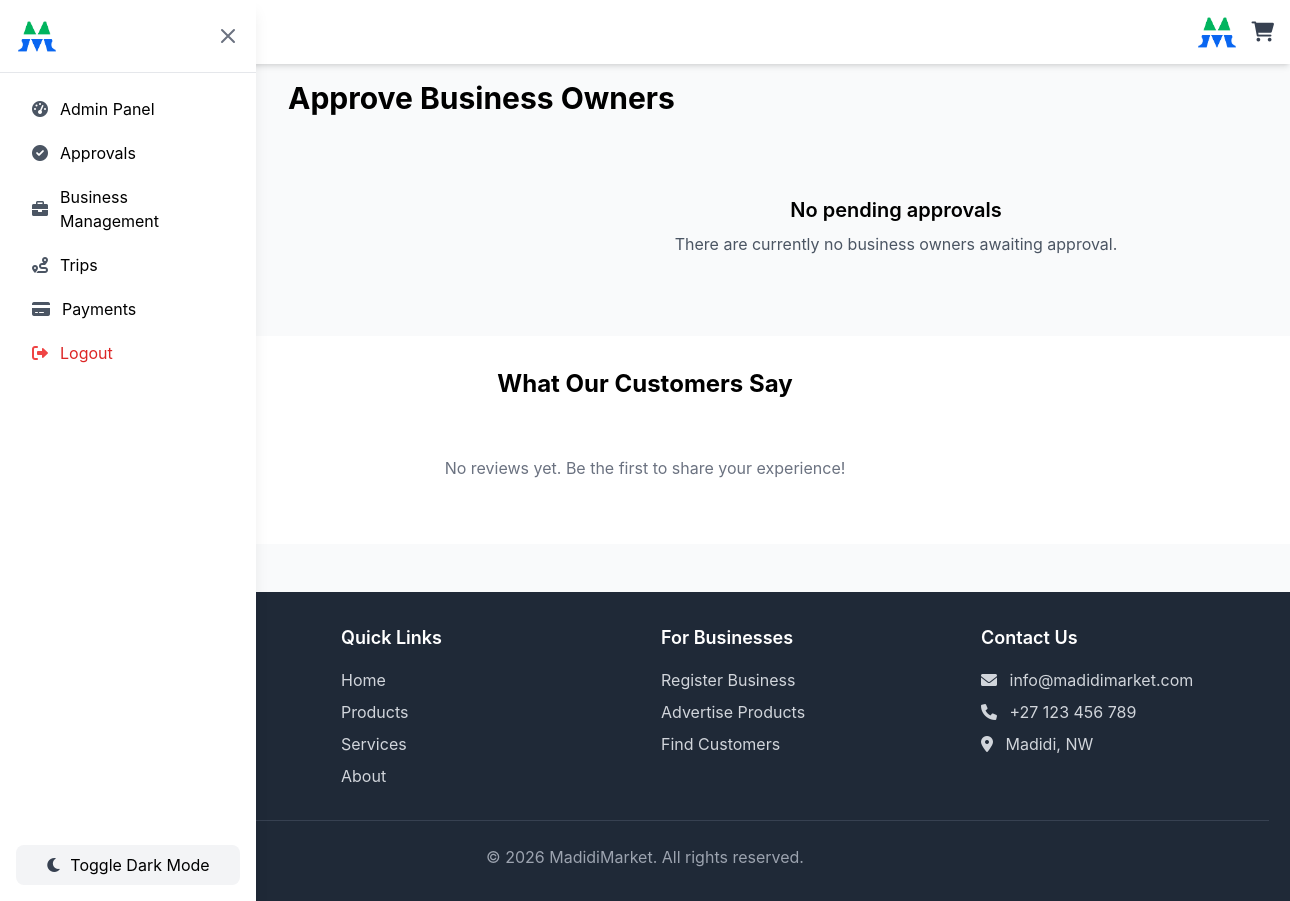
Page /admin-panel/approve-business/ (signed in) on the earlier database version.
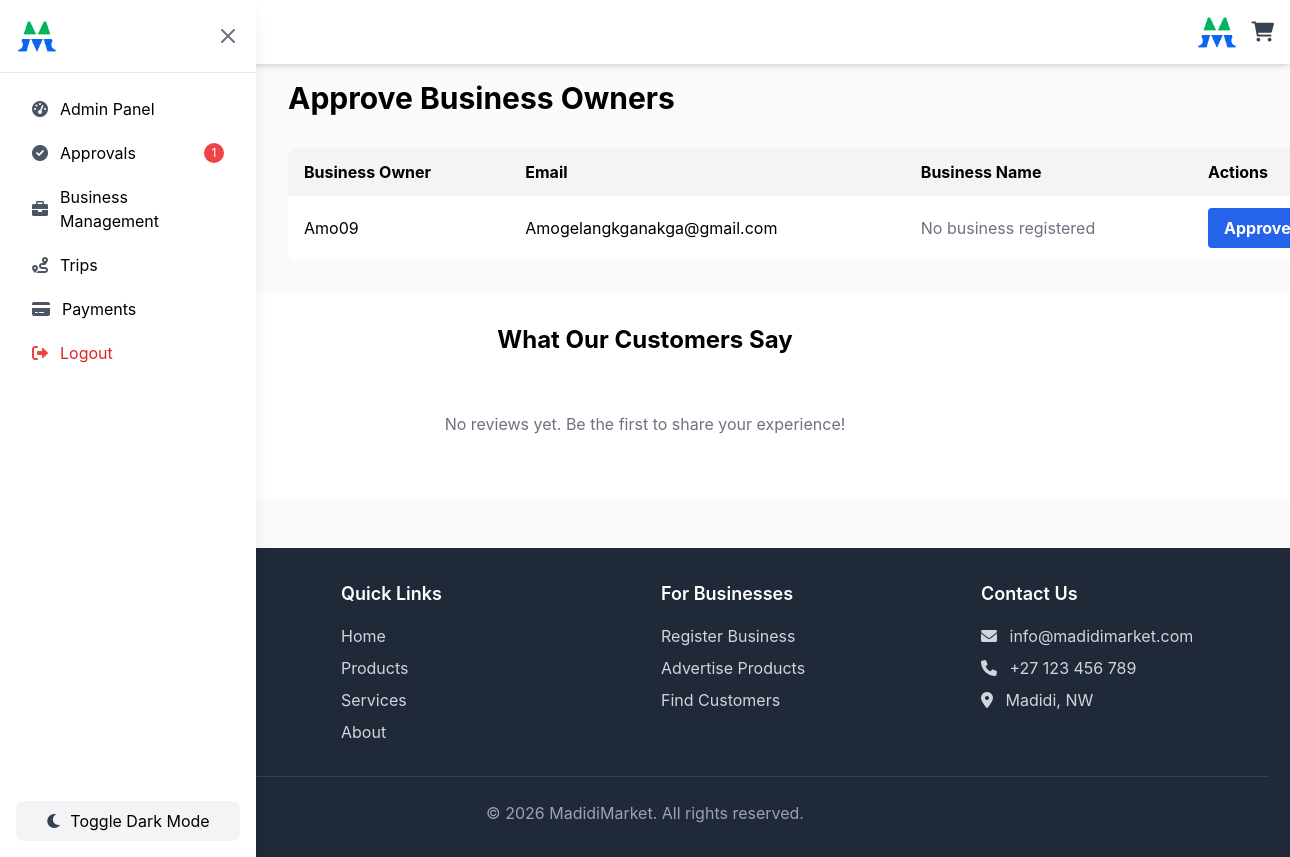
Same page on the later database version.
### marketplace/models.py (models this page shows, shortened)
class UserProfile(models.Model):
    USER_TYPE_CHOICES = [
        ('client', 'Client'),
        ('business_owner', 'Business Owner'),
        ('admin', 'Admin'),
    ]
    user = models.OneToOneField(User, on_delete=models.CASCADE)
    user_type = models.CharField(max_length=20, choices=USER_TYPE_CHOICES, default='client')
    phone_number = models.CharField(max_length=15, blank=True)
    address = models.TextField(blank=True)
    is_approved = models.BooleanField(default=False)  # For business owners
    created_at = models.DateTimeField(auto_now_add=True)
    updated_at = models.DateTimeField(auto_now=True)

### marketplace/views.py (the view, shortened to what this page needs)
# urls.py: path('admin-panel/approve-business/', views.admin_approve_business, name='admin_approve_business'),
@login_required
def admin_approve_business(request):
    if not request.user.is_staff:
        messages.error(request, 'Access denied. Admin privileges required.')
        return redirect('marketplace:home')
    pending_businesses = UserProfile.objects.filter(
        user_type='business_owner',
        is_approved=False
    ).select_related('user').prefetch_related('user__businesses')
    context = {
        'pending_businesses': pending_businesses,
    }
    return render(request, 'marketplace/admin_approve_business.html', context)

### marketplace/templates/marketplace/admin_approve_business.html (shortened to what this page needs)
{% extends 'marketplace/base.html' %}
{% load static %}
{% block content %}
<div class="container mx-auto px-4">
    <h1 class="text-3xl font-bold mb-8">Approve Business Owners</h1>
    {% if pending_businesses %}
        <div class="overflow-x-auto">
            <table class="min-w-full bg-white rounded-lg overflow-hidden">
                <thead class="bg-gray-100">
                    <tr>
                        <th class="py-3 px-4 text-left">Business Owner</th>
                        <th class="py-3 px-4 text-left">Email</th>
                        <th class="py-3 px-4 text-left">Business Name</th>
                        <th class="py-3 px-4 text-left">Actions</th>
                    </tr>
                </thead>
                <tbody class="divide-y divide-gray-200">
                    {% for profile in pending_businesses %}
                        <tr>
                            <td class="py-3 px-4">{{ profile.user.username }}</td>
                            <td class="py-3 px-4">{{ profile.user.email }}</td>
                            <td class="py-3 px-4">
                                {% with business=profile.user.businesses.all.first %}
                                    {% if business %}
                                        {{ business.name }}
                                    {% else %}
                                        <span class="text-gray-500">No business registered</span>
                                    {% endif %}
                                {% endwith %}
                            </td>
                            <td class="py-3 px-4">
                                <form method="post" class="inline-block" onsubmit="return confirm('Are you sure you want to approve this business owner?');">
                                    <button type="submit" class="btn-primary mr-2">Approve</button>
                                </form>
                            </td>
                        </tr>
                    {% endfor %}
                </tbody>
            </table>
        </div>
    {% else %}
        <div class="text-center py-12">
            <h3 class="text-xl font-semibold mb-2">No pending approvals</h3>
            <p class="text-gray-600">There are currently no business owners awaiting approval.</p>
        </div>
    {% endif %}
</div>
{% endblock %}

### marketplace/templates/marketplace/base.html (shortened to what this page needs)
{% load static %}
<!DOCTYPE html>
<html lang="en">
<head>
    <script src="https://cdn.tailwindcss.com"></script>
    <link rel="stylesheet" href="https://cdnjs.cloudflare.com/ajax/libs/font-awesome/6.0.0/css/all.min.css">
    <link rel="stylesheet" type="text/css" href="{% static 'css/output.css' %}">
</head>
<body class="bg-gray-50">
    <div id="sidebar" class="fixed inset-y-0 left-0 z-50 w-64 bg-white shadow-lg transform -translate-x-full lg:translate-x-0 transition-all duration-300 ease-in-out">
        <div class="flex items-center justify-between p-4 border-b">
            <a href="{% url 'marketplace:client_dashboard' %}">
                <img src="{% static 'images/Madidi Market.png' %}" alt="MadidiMarket Logo" class="h-10 w-auto">
            </a>
            <button id="close-sidebar" class="text-gray-500 hover:text-gray-700 lg:block">
                <svg class="w-6 h-6" fill="none" stroke="currentColor" viewBox="0 0 24 24">
                    <path stroke-linecap="round" stroke-linejoin="round" stroke-width="2" d="M6 18L18 6M6 6l12 12" />
                </svg>
            </button>
        </div>
        <div class="p-4">
            <nav class="space-y-1">
                {% if user.is_authenticated %}
                    {% if user.userprofile.user_type == 'business_owner' and user.userprofile.is_approved %}
                        <a href="{% url 'marketplace:toggle_dashboard_view' %}" class="flex items-center px-4 py-2 rounded-lg bg-blue-100 text-blue-700 hover:bg-blue-200 transition">
                            <i class="fas fa-sync-alt mr-3 text-blue-600"></i> Switch Dashboard
                        </a>
                        <a href="{% url 'marketplace:logout' %}" class="flex items-center px-4 py-2 rounded-lg text-red-600 hover:bg-red-50 transition">
                            <i class="fas fa-sign-out-alt mr-3 text-red-500"></i> Logout
                        </a>
                    {% elif user.is_staff or user.userprofile.user_type == 'admin' %}
                        <a href="{% url 'marketplace:admin_dashboard' %}" class="flex items-center px-4 py-2 rounded-lg hover:bg-gray-100 transition">
                            <i class="fas fa-tachometer-alt mr-3 text-gray-600"></i> Admin Panel
                        </a>
                        <a href="{% url 'marketplace:admin_approve_business' %}" class="flex items-center px-4 py-2 rounded-lg hover:bg-gray-100 transition relative">
                            <i class="fas fa-check-circle mr-3 text-gray-600"></i> Approvals
                            {% if pending_approvals_count > 0 %}
                                <span class="absolute right-4 bg-red-500 text-white text-xs rounded-full h-5 w-5 flex items-center justify-center">
                                    {{ pending_approvals_count }}
                                </span>
                            {% endif %}
                        </a>
                        <a href="{% url 'marketplace:admin_manage_businesses' %}" class="flex items-center px-4 py-2 rounded-lg hover:bg-gray-100 transition">
                            <i class="fas fa-briefcase mr-3 text-gray-600"></i> Business Management
                        </a>
                        <a href="{% url 'marketplace:admin_manage_shopping_trips' %}" class="flex items-center px-4 py-2 rounded-lg hover:bg-gray-100 transition">
                            <i class="fas fa-route mr-3 text-gray-600"></i> Trips
                        </a>
                        <a href="{% url 'marketplace:admin_manage_payments' %}" class="flex items-center px-4 py-2 rounded-lg hover:bg-gray-100 transition">
                            <i class="fas fa-credit-card mr-3 text-gray-600"></i> Payments
                        </a>
                        <a href="{% url 'marketplace:logout' %}" class="flex items-center px-4 py-2 rounded-lg text-red-600 hover:bg-red-50 transition">
                            <i class="fas fa-sign-out-alt mr-3 text-red-500"></i> Logout
                        </a>
                        {% endif %}
                    {% endif %}
            </nav>
        </div>
        <div class="absolute bottom-4 left-4 right-4">
            <button id="dark-mode-toggle" class="w-full p-2 rounded-lg bg-gray-100 hover:bg-gray-200 flex items-center justify-center">
                <i class="fas fa-moon mr-2 text-gray-700"></i> Toggle Dark Mode
            </button>
        </div>
    </div>
    <nav class="bg-white shadow-md px-4 py-3 fixed top-0 left-0 right-0 z-30">
        <div class="flex items-center justify-between">
            <button id="sidebar-toggle" class="focus:outline-none">
            </button>
            <a href="{% url 'marketplace:client_dashboard' %}" class="hidden lg:block">
                <img src="{% static 'images/Madidi Market.png' %}" alt="MadidiMarket Logo" class="h-10 w-auto">
            </a>
            {% if user.is_authenticated %}
                <a href="{% url 'marketplace:view_cart' %}" class="relative ml-4">
                    <i class="fas fa-shopping-cart text-gray-700 text-xl"></i>
                </a>
            {% endif %}
        </div>
    </nav>
    <div class="h-16"></div>
    <main class="container mx-auto px-4 py-8 pt-4 transition-all duration-300 ml-0 lg:ml-64">
        {% block content %}
        {% endblock %}
    </main>
    <section class="bg-white py-8">
        <div class="container mx-auto px-4">
            <h2 class="text-2xl font-bold mb-6 text-center">What Our Customers Say</h2>
            <div class="grid grid-cols-1 md:grid-cols-2 lg:grid-cols-3 gap-6">
                {% for review in recent_reviews|slice:":6" %}
                <div class="border rounded-lg p-4 bg-gray-50">
                    <div class="flex justify-between items-start">
                        <div>
                            <div class="font-medium">{{ review.reviewer.username }}</div>
                            <div class="flex items-center mt-1">
                                {% for i in "12345" %}
                                    {% if forloop.counter <= review.rating %}
                                        <svg class="w-5 h-5 text-yellow-400" fill="currentColor" viewBox="0 0 20 20">
                                            <path d="M9.049 2.927c.3-.921 1.603-.921 1.902 0l1.07 3.292a1 1 0 00.95.69h3.462c.969 0 1.371 1.24.588 1.81l-2.8 2.034a1 1 0 00-.364 1.118l1.07 3.292c.3.921-.755 1.688-1.54 1.118l-2.8-2.034a1 1 0 00-1.175 0l-2.8 2.034c-.784.57-1.838-.197-1.539-1.118l1.07-3.292a1 1 0 00-.364-1.118L2.98 8.72c-.783-.57-.38-1.81.588-1.81h3.461a1 1 0 00.951-.69l1.07-3.292z" />
                                        </svg>
                                    {% else %}
                                        <svg class="w-5 h-5 text-gray-300" fill="currentColor" viewBox="0 0 20 20">
                                            <path d="M9.049 2.927c.3-.921 1.603-.921 1.902 0l1.07 3.292a1 1 0 00.95.69h3.462c.969 0 1.371 1.24.588 1.81l-2.8 2.034a1 1 0 00-.364 1.118l1.07 3.292c.3.921-.755 1.688-1.54 1.118l-2.8-2.034a1 1 0 00-1.175 0l-2.8 2.034c-.784.57-1.838-.197-1.539-1.118l1.07-3.292a1 1 0 00-.364-1.118L2.98 8.72c-.783-.57-.38-1.81.588-1.81h3.461a1 1 0 00.951-.69l1.07-3.292z" />
                                        </svg>
                                    {% endif %}
                                {% endfor %}
                            </div>
                        </div>
                        <div class="flex items-center space-x-2">
                            {% if user.is_authenticated %}
                                <button type="button"
                                        class="text-sm text-gray-600 like-button"
                                        data-review-id="{{ review.id }}"
                                        data-action="like">
                                    👍 <span class="like-count">{{ review.num_likes }}</span>
                                </button>
                                <button type="button"
                                        class="text-sm text-gray-600 dislike-button"
                                        data-review-id="{{ review.id }}"
                                        data-action="dislike">
                                    👎 <span class="dislike-count">{{ review.num_dislikes }}</span>
                                </button>
                            {% else %}
                                <span class="text-sm text-gray-600">👍 {{ review.num_likes }}</span>
                                <span class="text-sm text-gray-600">👎 {{ review.num_dislikes }}</span>
                            {% endif %}
                        </div>
                    </div>
                    <p class="mt-2 text-gray-700">{{ review.comment }}</p>
                    {% if review.business %}
                    <div class="mt-2 text-sm text-gray-500">
                        Reviewed: <span class="font-medium">{{ review.business.name }}</span>
                    </div>
                    {% endif %}
                </div>
                {% empty %}
                <div class="col-span-full text-center text-gray-500 py-8">
                    No reviews yet. Be the first to share your experience!
                </div>
                {% endfor %}
            </div>
        </div>
    </section>
    <footer class="footer">
        <div class="container mx-auto px-4">
            <div class="grid grid-cols-1 md:grid-cols-4 gap-8">
                <div>
                    <h3 class="text-lg font-semibold mb-4">MadidiMarket</h3>
                    <p class="text-gray-300">Connecting businesses and customers in Madidi.</p>
                </div>
                <div>
                    <h4 class="text-lg font-semibold mb-4">Quick Links</h4>
                    <ul class="space-y-2">
                        <li><a href="{% url 'marketplace:home' %}" class="text-gray-300 hover:text-white">Home</a></li>
                        <li><a href="{% url 'marketplace:product_list' %}" class="text-gray-300 hover:text-white">Products</a></li>
                        <li><a href="{% url 'marketplace:service_list' %}" class="text-gray-300 hover:text-white">Services</a></li>
                        <li><a href="{% url 'marketplace:about' %}" class="text-gray-300 hover:text-white">About</a></li>
                    </ul>
                </div>
                <div>
                    <h4 class="text-lg font-semibold mb-4">For Businesses</h4>
                    <ul class="space-y-2">
                        <li><a href="{% url 'marketplace:business_register' %}" class="text-gray-300 hover:text-white">Register Business</a></li>
                        <li><a href="#" class="text-gray-300 hover:text-white">Advertise Products</a></li>
                        <li><a href="#" class="text-gray-300 hover:text-white">Find Customers</a></li>
                    </ul>
                </div>
                <div>
                    <h4 class="text-lg font-semibold mb-4">Contact Us</h4>
                    <ul class="space-y-2">
                        <li class="text-gray-300"><i class="fas fa-envelope mr-2"></i> info@madidimarket.com</li>
                        <li class="text-gray-300"><i class="fas fa-phone mr-2"></i> +27 123 456 789</li>
                        <li class="text-gray-300"><i class="fas fa-map-marker-alt mr-2"></i> Madidi, NW</li>
                    </ul>
                </div>
            </div>
            <div class="border-t border-gray-700 mt-8 pt-6 text-center text-gray-400">
                <p>&copy; 2026 MadidiMarket. All rights reserved.</p>
            </div>
        </div>
    </footer>
</body>
</html>

Differences in the rows shown:
added UserProfile: user.username "Amo09", user.email "Amogelangkganakga@gmail.com"
Other differences:
{{ pending_approvals_count }}: (not shown) → "1"
text no longer shown: "No pending approvals There are currently no business owners awaiting approval."
text now shown: "Business Owner Email Business Name Actions"
